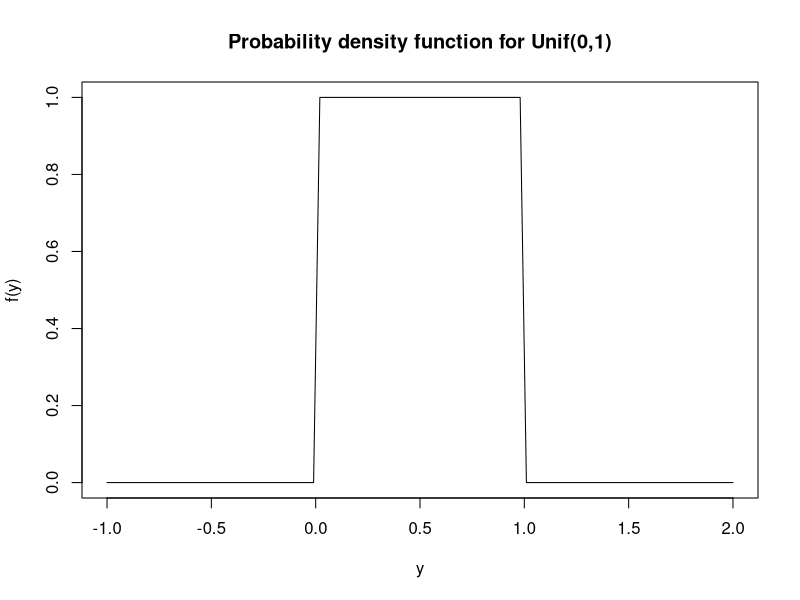
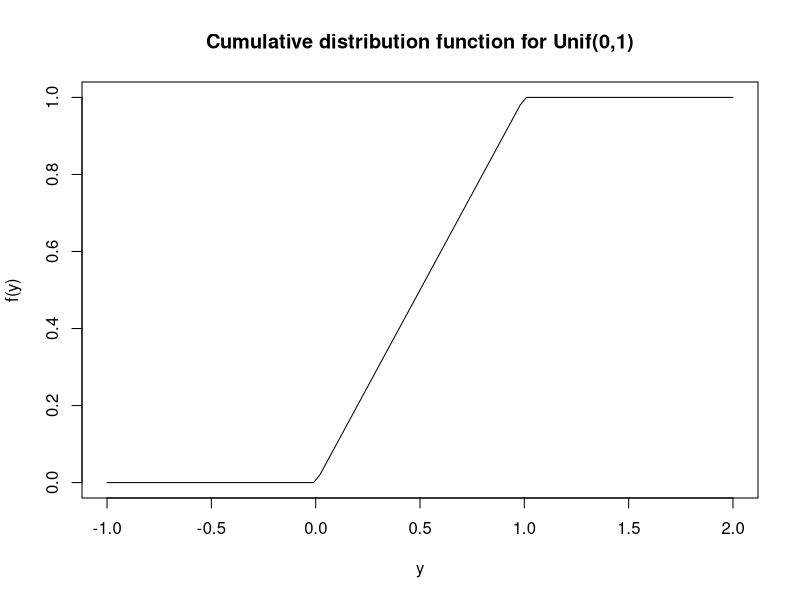
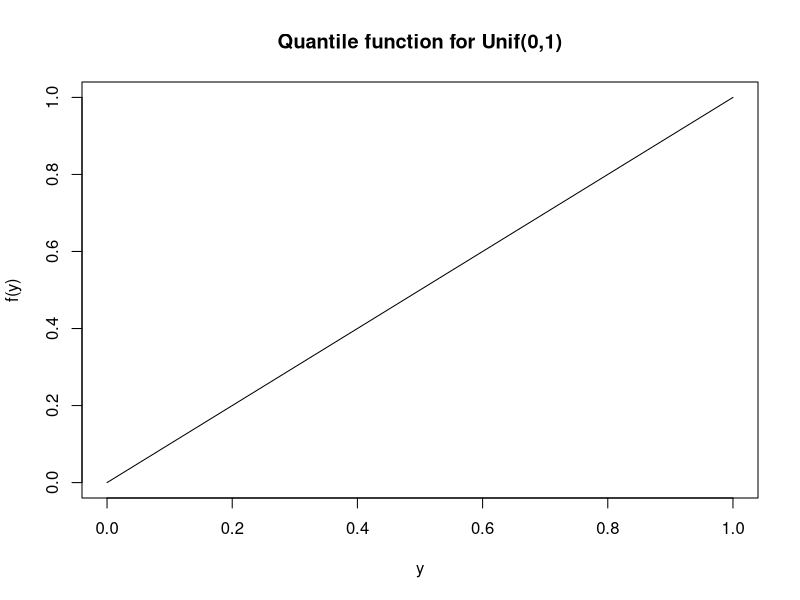
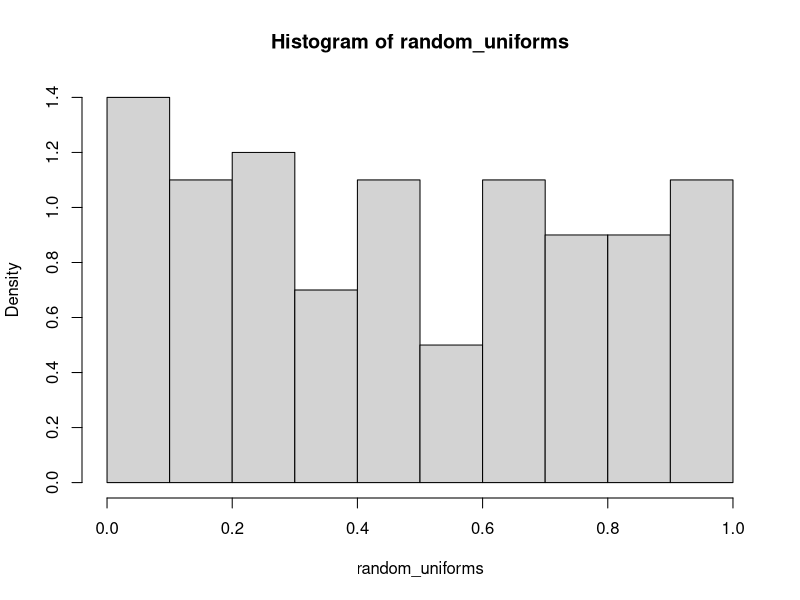

Recreate these plots in R, in order.
## ------------------------------------------------------------------------
a <- 0
b <- 1
curve(dunif(x, min = a, max = b), from = -1, to = 2,
      xlab='y', ylab='f(y)', main='Probability density function for Unif(0,1)')

## ------------------------------------------------------------------------
curve(punif(x, min = a, max = b), from = -1, to = 2,
      xlab='y', ylab='f(y)', main='Cumulative distribution function for Unif(0,1)')

## ------------------------------------------------------------------------
curve(qunif(x, min = a, max = b), from = 0, to = 1,
      xlab='y', ylab='f(y)', main='Quantile function for Unif(0,1)')

## ------------------------------------------------------------------------
random_uniforms <- runif(100, min = a, max = b)
hist(random_uniforms, probability = TRUE)
